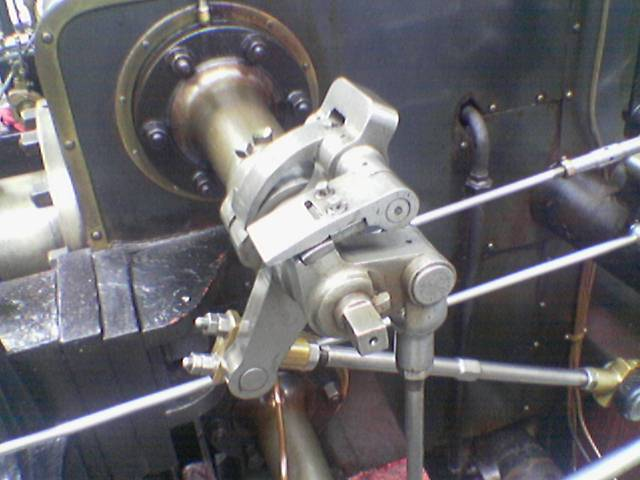
#> input picture Assignment1/valve.png, 640 x 480 px
$ jupyter execute VIC2018_Assignment1.ipynb   (shell and % lines are left out)
#> lines starting #> are read from the running program, lines starting #| are printed output that depends on the picture; after the words box and inside, x2 and y2 are one past the last pixel; in counts of white or black regions, pixels touching at a corner belong together; long printed decimals are rounded
# MA3315: Introduction to Visual Computing - Paul Asquin 7 feb 2019
## Assignment 1

This assignment has two problems.

Let us load the required libraries first.

[cell 1]
from __future__ import print_function
import cv2
import numpy as np
from scipy import ndimage
#import Image
from PIL import Image
import matplotlib.pyplot as plt

## 1. The Canny edge detector

For the first problem, we will implement our own Canny edge detector. Recall that the Canny edge detector consists of the following steps:
* Smoothing the image using a Gaussian filter
* Computing the gradient of the image&mdash;magnitude and direction&mdash;using the Sobel operator
* Non-maximum suppression using the gradient's magnitude and direction
* Double thresholding
* Edge connectivity using hysterisis

#### 1.A Smoothing

This standard smoothing operation can be implemented using the `gaussian_filter` function found in `sklearn.ndimage`.
Alternatively, you can use the following Gaussian filter:

`G = np.array([[2, 4,  5,  2,  2],
               [4, 9,  12, 9,  4],
               [5, 12, 15, 12, 5],
               [4, 9,  12, 9,  4],
               [2, 4,  5,  4,  2]]) / 156;`

#### 1.B Gradients

Use the Sobel operators to compute $g_x$ and $g_y$. The magnitude and direction of the gradient can be computed as
$\sqrt{g_x^2 + g_y^2}$, and $\arctan\left(\frac{g_y}{g_x}\right)$

#### 1.C Non-maximum suppression

We will take a simplistic approach to non-maximum suppression. First, we quantise the gradient directions into four values&mdash;$0$, $\frac{\pi}{4}$, $\frac{\pi}{2}$, and $\frac{3\pi}{4}$. Next, we suppress gradients at all points that are not greater than the two neighbours found when moving in the direction perpendicular to the edge.

#### 1.D Doule thresholding

Double thresholding can be implemented by fixing two thresholds, `lo` and `hi`. Accordingly, we will have two *levels* of gradient magnitudes&mdash;*weak* and *strong*. Pixels where the magnitude of the gradient is greater than high will be designated *strong* points, while those where it lies between `lo` and `high` will be designated *weak*.

#### 1.E Edge connectivity

Finally, we decide on edge connectivity as follows:
* All pixels with strong gradients belong to edges, termed *definite edges*.
* All pixels with weak gradients belong to edges only if they are connected to definite edges.

Given below is a template for the Canny edge detector. Your task is to complete this function, and write any supporting functions necessary. You are, of course, free to diverge from this template, if you so wish.

## Note
Look at ~~Depth first search~~ breadth-first search and Queues for the graph using A, B, C, D, E, F, G vertices

[cell 2]
from scipy import signal

def gaussian_smoothing(img):
    '''perform gaussian filtering'''
    G = np.array([[2, 4,  5,  2,  2],
                  [4, 9,  12, 9,  4],
                  [5, 12, 15, 12, 5],
                  [4, 9,  12, 9,  4],
                  [2, 4,  5,  4,  2]]) / 156;
    img_smooth = signal.convolve2d(img, G, mode="same")
    return img_smooth

def gradient(smoothed):
    ''' compute magnitude and direction for gradient'''

    # Compute derivate
    mask = np.array([[-1, -2, -1], [0, 0, 0], [1, 2, 1]])
    gx = signal.convolve2d(img, mask, mode="same")
    gy = signal.convolve2d(img, mask.T, mode="same")

    # Compute magnitude and direction
    magnitude = np.sqrt(gx**2 + gy**2)
    direction = np.arctan2(gy, gx)
    return magnitude, direction


def non_maximum_suppression(g_magnitude, g_direction):
    # New matrix to home new magnitude matrix with maximums
    g_magnitude_max = np.zeros(g_magnitude.shape)

    # We create a new matrix with a 1 size padding to simplify area maximum check (issues with borders otherwise)
    g_magnitude_pad = np.pad(g_magnitude, 1, mode='constant')

    # Cadran, possible directions discretisation
    disc_directions = [0, np.pi/4, np.pi/2, np.pi*3/4, np.pi, np.pi*(-1+1/4), np.pi*(-1+1/2), np.pi*(-1+3/4), -np.pi]
    #                  0    1         2         3       4         5              6                7              8

    # Exploring the directions
    height, width = g_direction.shape

    for x in range(height):
        for y in range(width):
            # Computing best match in discretise directions
            distance_to_directions = np.abs(disc_directions - g_direction[x, y])
            id_best_direction = np.argmin(distance_to_directions)

            delta_x = 0
            delta_y = 0
            regular_crawl = 1
            if id_best_direction in [0, 4, 8]:
                # If angle == 0, pi, -pi, we look up and down
                delta_x, delta_y, regular_crawl = 0, 1, 1
            elif id_best_direction in [1, 5]:
                # if angle == pi/4, pi(-1+1/4), we look up-left, down-right
                delta_x, delta_y, regular_crawl = 1, 1, 1
            elif id_best_direction in [2, 6]:
                # if angle == pi/2, pi(-1+1/2), we look left, right
                delta_x, delta_y, regular_crawl = 1, 0, 1
            else:
                # if angle == 3pi/4, pi(-1+3/4), we look up-right, down-left, thus we inverse regular crawling
                delta_x, delta_y, regular_crawl = 1, 1, -1

            if g_magnitude[x, y] >= max(g_magnitude_pad[x+1+delta_x, y+1+delta_y*regular_crawl],
                                        g_magnitude_pad[x+1-delta_x, y+1-delta_y*regular_crawl]):
                # If local maximum, we assign the value
                g_magnitude_max[x, y] = g_magnitude[x, y]

    return g_magnitude_max


def double_thresholding(g_max, lo, hi):
    # If greater than hi, assign 2, if not but greater than lo, assign 1, else assign 0 using a np.where ternary condition
    threshold = np.where(g_max > hi, 'strong', np.where(g_max > lo, 'weak', 'null'))
    return threshold


def connectivity(thresh_img):
    edge = np.zeros(thresh_img.shape)
    thresh_img_pad = np.pad(thresh_img, 1, mode='constant')

    height, width = thresh_img.shape
    for x in range(height):
        for y in range(width):
            if thresh_img[x, y] == 'strong':
                edge[x, y] = 1
            elif thresh_img[x, y] == 'weak':
                # Searching neighbours in a cross (we don't care of going back to the center of the cross,
                # we already know it's labelled 'weak')
                neighbours = []
                for i in [-1, 0, 1]:
                    for j in [-1, 0, 1]:
                        neighbours.append(thresh_img_pad[x+1+i, y+1+j])
                if 'strong' in neighbours:
                    # If one of the neighbour is strong, we activate the pixel as edge
                    edge[x, y] = 1
    return edge

def canny_edge_detector(img, thresh_lo=0.1, thresh_hi=0.2):
    """
    The Canny edge detector.

    Inputs:
        img              The input image
        thresh_lo        The fraction of the maximum gradient magnitude which will
                         be considered the lo threshold.
        thresh_hi        The fraction of the maximum gradient magnitude which will
                         be considered the hi threshold. Ideally should be 2x to 3x
                         thresh_lo.

    Outputs:
        edge_img         A binary image, with pixels lying on edges marked with a 1,
                         and others with a 0.
    """

    # Smooth the image first.
    smoothed             = gaussian_smoothing(img)

    # Find gradient magnitude and direction
    g_magnitude, g_dir   = gradient(smoothed)

    # Non-maximum suppression
    g_max                = non_maximum_suppression(g_magnitude, g_dir)

    # Double thresholding
    thresh_img           = double_thresholding(g_max, thresh_lo, thresh_hi)

    # Final edge connectivity
    edge_img             = connectivity(thresh_img)

    # Return the result
    return edge_img

Now test the code on a sample image&mdash;

[cell 3]
img   = cv2.imread('valve.png')
#> img is the input picture: shape (480, 640, 3); mean B, G, R 108.9, 104.8, 106.3
img   = cv2.cvtColor(img, cv2.COLOR_RGB2GRAY) / 255
#> img: shape (480, 640) float64

edges = canny_edge_detector(img, thresh_lo=0.15, thresh_hi=0.3)
#> after the loop in connectivity, `for x in range(height):`:
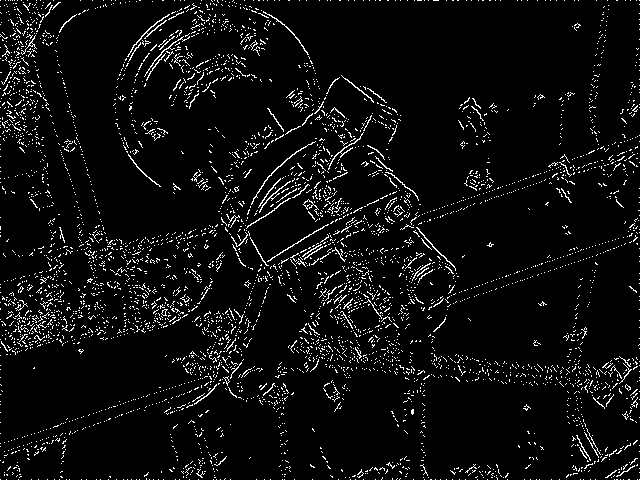
#> edge: shape (480, 640) float64; values 0 (black) and 1 (white), 5.3% white in thin lines or dots

plt.figure(figsize=(12,6))

plt.subplot(1, 2, 1)
plt.imshow(img, cmap="gray")
plt.axis('off')
plt.title('Original')

plt.subplot(1, 2, 2)
plt.imshow(edges, cmap="gray")
plt.axis('off')
plt.title('Found edges')

plt.show()

## 2. Stitching two images

For this problem, you are given two images&mdash;`left.png` and `right.png`, which were extracted from a bigger image. All we know is that `left.png` lies to the left and a bit above of `right.png`, and there is an overlapping region between the two. Your task will be to *stitch* these images together so that you can form a bigger image out of two smaller images.

Let us load the images first.

[cell 4]
left_img   = cv2.imread('left.png')
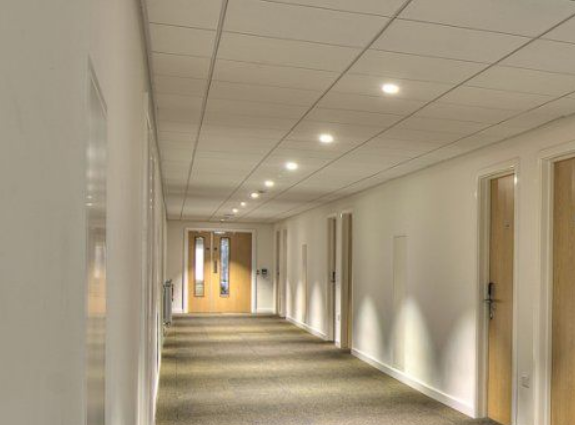
#> input picture Assignment1/left.png, 575 x 425 px
#> left_img is the input picture: shape (425, 575, 3); mean B, G, R 125.8, 149.9, 163.2
left_img   = cv2.cvtColor(left_img, cv2.COLOR_RGB2GRAY)
#> left_img: shape (425, 575)

right_img  = cv2.imread('right.png')
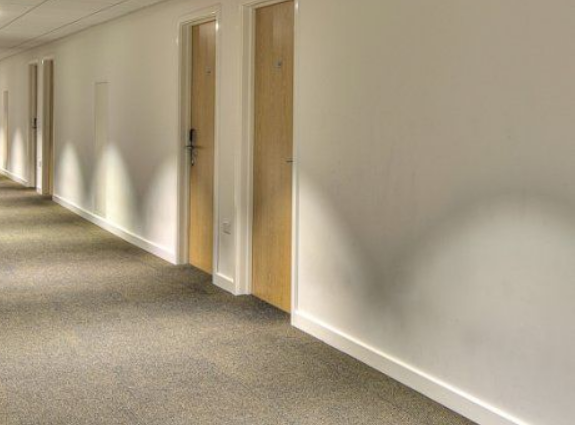
#> input picture Assignment1/right.png, 575 x 425 px
#> right_img is the input picture: shape (425, 575, 3); mean B, G, R 131.2, 154.2, 167
right_img  = cv2.cvtColor(right_img, cv2.COLOR_RGB2GRAY)
#> right_img: shape (425, 575)

plt.figure(figsize=(12,6))

plt.subplot(1, 2, 1)
plt.imshow(left_img, cmap='gray')
plt.axis('off')
plt.title('Left')

plt.subplot(1, 2, 2)
plt.imshow(right_img, cmap='gray')
plt.axis('off')
plt.title('Right')

plt.show()

We will try to solve this problem using the Harris corner detector and the RANdom SAmple Consensus (RANSAC) algorithm.

The steps are the following&mdash;
* Find corner points in both images using the Harris corner detector.
* Choose a random pair of points&mdash;one from the left image, and the other from the right.
* We will assume that this pair represents the same location in the scene in both images. This gives a translation vector, so the we can superimpose this point in the right image onto the left image.
* The translation gives us an overlapping region, which can be given a similarity score.
* If we keep choosing this pair of points randomly, we can keep improving our similarity score until we have found the best match.

Your task now is the complete the following code.

[cell 5]
import random

def harris_corner_detector(img, pad, threshold):
    '''Find Harris corners
    param:
    pad (default: 1): select a window size for harris search
    threshold (default: 0.2): separate corners from edge
    '''
    img = img / 255
    corners = np.zeros(img.shape)

    # Compute derivate
    mask = np.array([[-1, -2, -1], [0, 0, 0], [1, 2, 1]])
    dx = signal.convolve2d(img, mask, mode="same")
    dy = signal.convolve2d(img, mask.T, mode="same")

    Ixx = dx**2
    Iyy = dy**2
    Ixy = dy*dx

    # Searching corners in image
    height, width = img.shape

    for x in range(pad, height-pad):
        for y in range(pad, width-pad):
            # Compute sum of square-windows
            Sxx = np.sum(Ixx[x-pad:x+pad, y-pad:y+pad])
            Syy = np.sum(Iyy[x-pad:x+pad, y-pad:y+pad])
            Sxy = np.sum(Ixy[x-pad:x+pad, y-pad:y+pad])

            # Compute harris response
            det = Sxx * Syy - Sxy**2
            trace = Sxx + Syy
            r = det - threshold*trace**2
            if r > 0:
                # We have a corner
                corners[x, y] = 1
    return corners

def find_random_pair(corners_left, corners_right):
    '''return random pair of corners'''

    height_left, width_left = corners_left.shape
    c_left = [
        random.choice(range(height_left)),
        random.choice(range(width_left))
    ]

    height_right, width_right = corners_right.shape
    c_right = [
        random.choice(range(height_right)),
        random.choice(range(width_right))
    ]

    return(c_left, c_right)


def find_translation_vector(c_left, c_right):
    '''translation from right image to left image'''
    vector = [
        c_left[0] - c_right[0],
        c_left[1] - c_right[1]
    ]
    return vector


def compute_error(corners_left, c_left, corners_right, c_right, window):

    # Extract points
    x_left, y_left = c_left
    x_right, y_right = c_right

    if min(x_left-window, y_left-window, x_right-window, y_right-window) < 0 \
    or x_left+window > corners_left.shape[0] \
    or x_right+window > corners_right.shape[0] \
    or y_left+window > corners_left.shape[1] \
    or y_right+window > corners_right.shape[1]:
        # We are going out of borders
        return np.inf

    else:
        window_left = corners_left[
            x_left-window : x_left+window,
            y_left-window : y_left+window]

        window_right = corners_right[
            x_right-window : x_right+window,
            y_right-window : y_right+window]

        if np.sum(window_left) == 0 or np.sum(window_right) == 0:
            # if no point in window
            return np.inf

        # Calculating error using mean of squared error
        error = np.square(window_left - window_right).mean()
    return error


def merge_images(left, right, best_trans):

    # Compute shape of merged image
    merged_shape = np.array(left.shape) + np.array(best_trans)
    merged = np.zeros(merged_shape)

    print("merged shape", tuple(merged_shape))
    height, width = merged_shape

    # Transformation from right to left
    x_trans, y_trans = best_trans

    if y_trans > 0:
        print("Left above right")
        # Image left is above right, thus left have low x (and low y)
        for x in range(left.shape[0]):
            for y in range(left.shape[1]):
                merged[x, y] = left[x, y]

        # Image right is under left, thus right have high x  and high y
        for x in range(right.shape[0]):
            for y in range(right.shape[1]):
                merged[x + merged_shape[0] - right.shape[0], y + merged_shape[1] - right.shape[1]] = right[x, y]
    else:
        print("Right above left")
        # Image right is above left, thus left have high x (and low y)
        for x in range(left.shape[0]):
            for y in range(left.shape[1]):
                merged[x + merged_shape[0] - left.shape[0], y] = left[x, y]

        # right have high y and low x
        for x in range(right.shape[0]):
            for y in range(right.shape[1]):
                merged[x, y + merged_shape[1] - right.shape[1]] = right[x, y]

    return merged

def stitch_images(left, right, max_tries, pad, threshold, error_window):
    # Find corner points
    corners_left  = harris_corner_detector(left, pad, threshold)
    corners_right = harris_corner_detector(right, pad, threshold)

    best_error = 255*left.shape[0]*left.shape[1]
    best_trans = None

    for n_try in range(max_tries):
        # Choose two points randomly
        c_left, c_right  = find_random_pair(corners_left, corners_right)

        # Get translation vector
        x_trans, y_trans = find_translation_vector(c_left, c_right)

        # Compute resulting error.
        this_error       = compute_error(corners_left, c_left, corners_right, c_right, error_window)
        if this_error < best_error:
            best_error   = this_error
            best_trans   = x_trans, y_trans
            best_c_left, best_c_right = c_left, c_right
    print("lowest mean squared error:",best_error)
    print("transformation vector:", best_trans)

    stitched_image = merge_images(left, right, best_trans)
    return stitched_image

CHECK_HARRIS = True

# HARRIS PARAMETERS
PAD = 1
THRESHOLD = 0.035

# ERROR ESTIMATOR
ERROR_WINDOW = 100

if CHECK_HARRIS:
    # Checking harris
    plt.subplot(1, 2, 1)
    corners_left  = harris_corner_detector(left_img, PAD, THRESHOLD)
#> after the loop in harris_corner_detector, `for x in range(pad, height-pad):`:
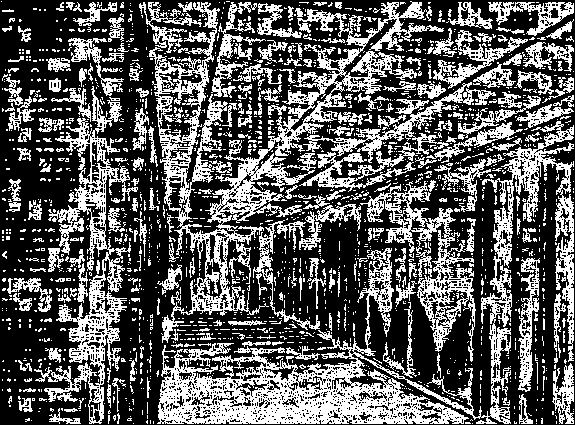
#> corners: shape (425, 575) float64; values 0 (black) and 1 (white), 36.3% white in thin lines or dots
    plt.imshow(corners_left, cmap='gray')
    #plt.axis('off')
    plt.title('Left')

    plt.subplot(1, 2, 2)
    corners_right  = harris_corner_detector(right_img, PAD, THRESHOLD)
#> call 2 of harris_corner_detector, with pad = 1, threshold = 0.035
#> in harris_corner_detector (call 2), `dx = signal.convolve2d(img, mask, mode="same")`:
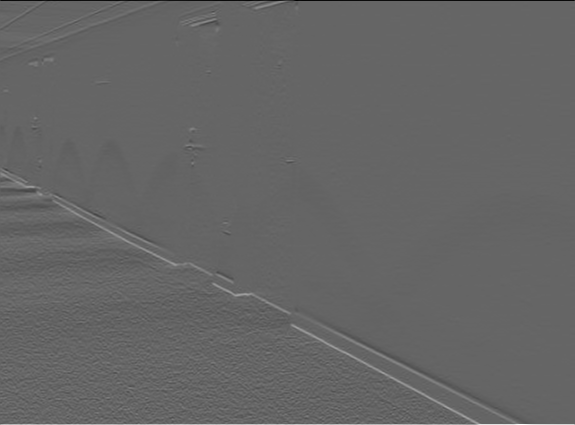
#> dx: shape (425, 575) float64; min -2.6, max 3.92, mean -9.52e-05; drawn with min black and max white
#> in harris_corner_detector (call 2), `dy = signal.convolve2d(img, mask.T, mode="same")`:
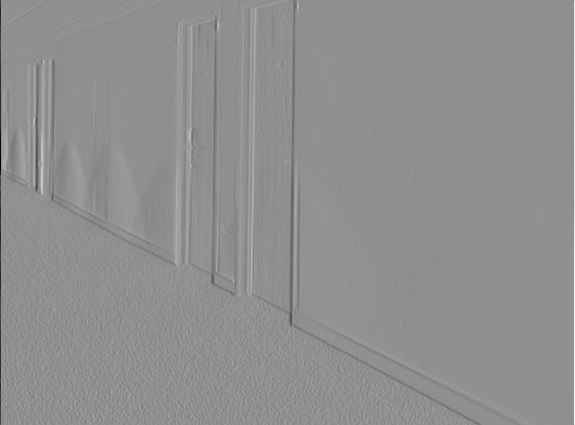
#> dy: shape (425, 575) float64; min -3.81, max 2.93, mean -7.48e-05; drawn with min black and max white
#> after the loop in harris_corner_detector (call 2), `for x in range(pad, height-pad):`:
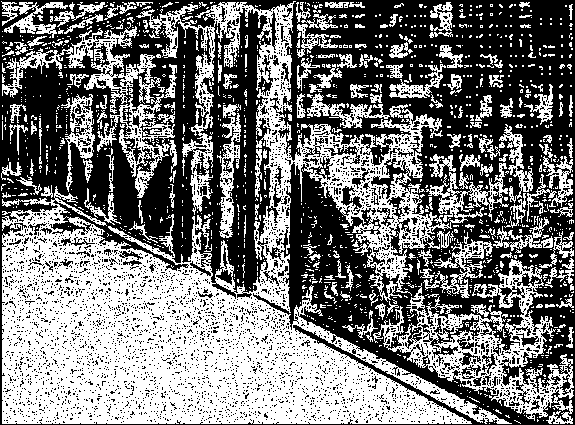
#> corners: shape (425, 575) float64; values 0 (black) and 1 (white), 46.9% white; 1337 white regions (1151 under 20 px), largest, box (x1, y1, x2, y2) and area: (2, 1, 512, 424) 75007, (373, 259, 574, 424) 8878, (2, 26, 156, 114) 2832
    plt.imshow(corners_right, cmap='gray')
    #plt.axis('off')
    plt.title('Right')

    plt.show()

# Stitching
stitch_img = stitch_images(left_img, right_img, max_tries=100000, pad=PAD, threshold=THRESHOLD, error_window=ERROR_WINDOW)
#> the loop in stitch_images, `for n_try in range(max_tries):` made 100000 passes
#> (x_trans, y_trans, x_left in compute_error, y_left in compute_error, x_right in compute_error, y_right in compute_error, error in compute_error, this_error) on passes 3 to 4: (-54, 143, 244, 366, 298, 223, 0.579, 0.579), (114, -1, 258, 142, 144, 143, 0.445, 0.445)
#> (x_trans, y_trans, x_left in compute_error, y_left in compute_error, x_right in compute_error, y_right in compute_error, this_error) on passes 1, 2, 5, 7, 8, 10: (177, 165, 197, 430, 20, 265, inf), (54, 187, 261, 497, 207, 310, inf), (70, -159, 386, 97, 316, 256, inf), (23, -263, 373, 75, 350, 338, inf), (190, 211, 241, 573, 51, 362, inf), (56, -45, 282, 488, 226, 533, inf)
#> pass 3, in compute_error (call 3), `window_right = corners_right[ x_right-window : x_right+window, y_right..`:
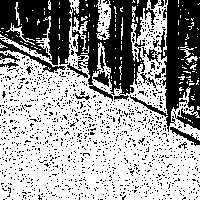
#> window_right: shape (200, 200) float64; values 0 (black) and 1 (white), 62% white; 1310 black regions (1292 under 20 px), largest, box (x1, y1, x2, y2) and area: (0, 0, 156, 101) 7407, (130, 0, 200, 132) 3939, (0, 39, 66, 73) 336
#| lowest mean squared error: 0.3262
#| transformation vector: (163, 299)
#| merged shape (588, 874)
#> after the loop in merge_images, `for x in range(left.shape[0]):`:
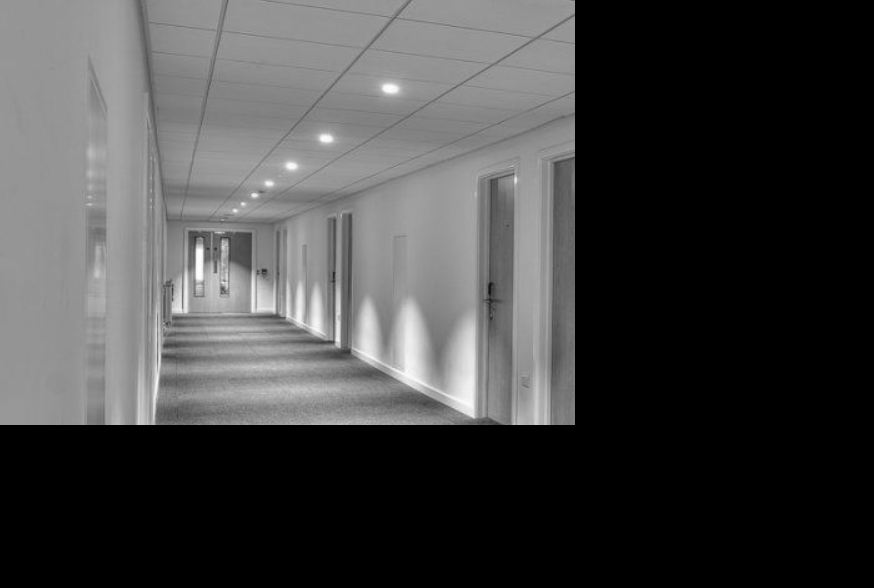
#> merged: shape (588, 874) float64; min 0, max 254, mean 68.6
#> after the loop in merge_images, `for x in range(right.shape[0]):`:
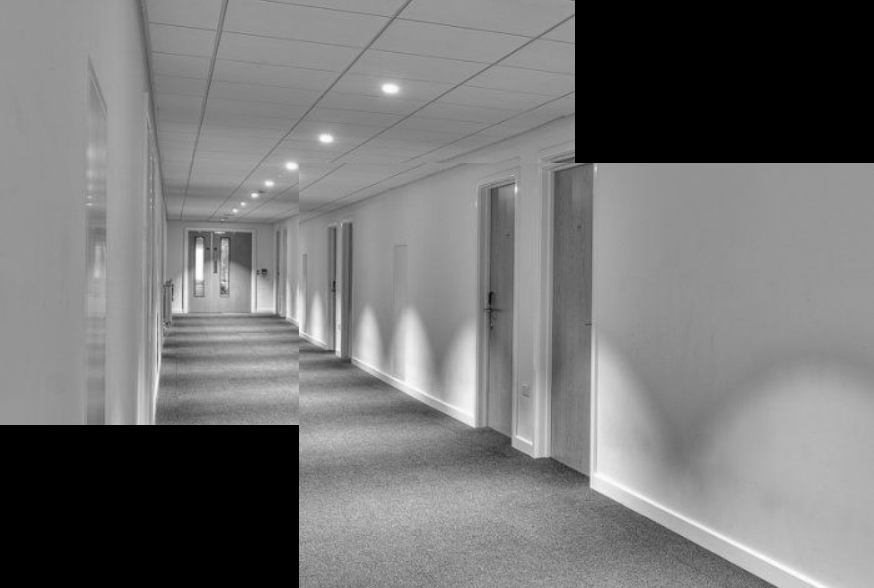
#> merged: shape (588, 874) float64; min 0, max 254, mean 119.2

plt.imshow(stitch_img, cmap='gray')
# plt.axis('off')
plt.title("Stitched")
plt.show()
